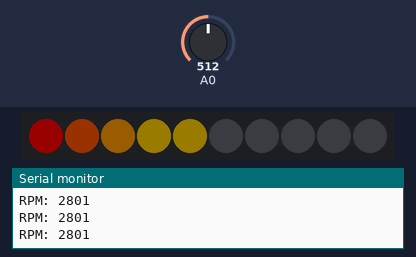
This sketch was run on a simulated Arduino Uno, built with avr-gcc and run on an emulated ATmega328P. On the bench: 10 RGB LEDs in strip order, left to right, the last lines printed to the serial monitor. The test bench sets the inputs (shaded band); at power-on: A0 = 512. Dim RGB values are drawn brighter than linear.

Above: at 1.2 s.
1.3 s: A0 set to 716
At 2.5 s:
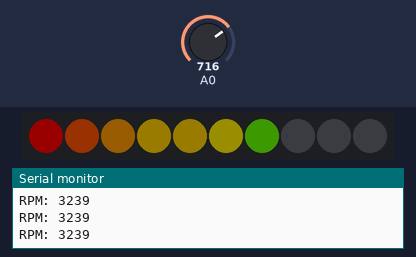
2.8 s: A0 set to 900
At 3.9 s:
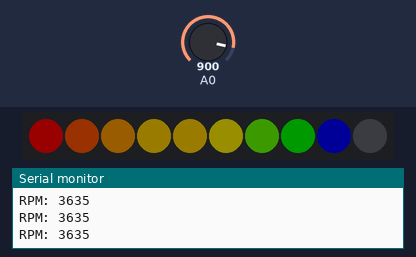
4.3 s: A0 set to 1023
At 5.0 s:
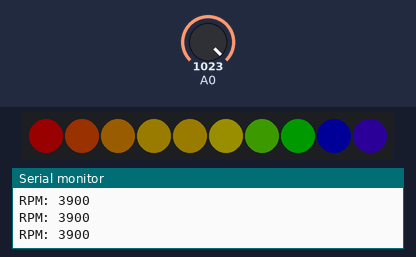
5.8 s: A0 set to 306
At 6.2 s:
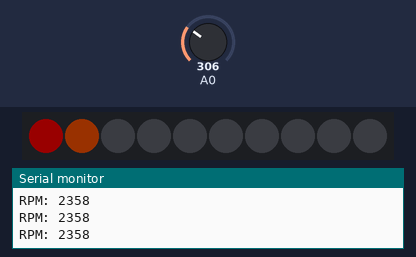
7.3 s: A0 set to 0
At 8.5 s:
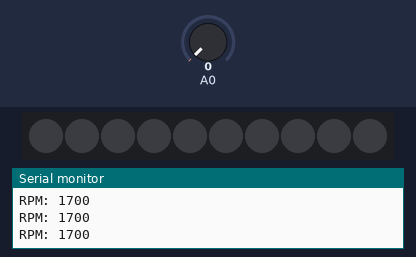
Timing chart, 0 to 9.8 s (numbered marks = the images above; inputs shaded):
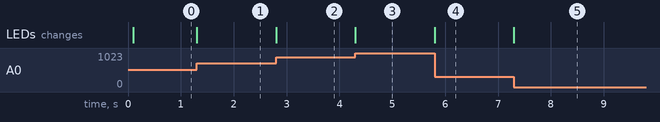

Measured:
- after the input at 1.3 s, the LEDs: change at once (image 1)
- after the input at 2.8 s, the LEDs: change at once (image 2)
- after the input at 4.3 s, the LEDs: change at once (image 3)
- after the input at 5.8 s, the LEDs: change at once (image 4)
- after the input at 7.3 s, the LEDs: change at once (image 5)

The sketch:

HUD_10LED_RPM.ino
```cpp
/**************************************************************************
  Author: Adrian Sochaniwsky
  Created on: 06/10/2020
  Modified by:
  Modified on:
  Desc: This code lights up 10 neopixels based on RPM, a rotary potentiometer
    provides an rpm output for testing purposes
**************************************************************************/

// NEOPIXEL BEST PRACTICES for most reliable operation:
// - Add 1000 uF CAPACITOR between NeoPixel strip's + and - connections.
// - MINIMIZE WIRING LENGTH between microcontroller board and first pixel.
// - NeoPixel strip's DATA-IN should pass through a 300-500 OHM RESISTOR.
// - AVOID connecting Neostrip on a LIVE CIRCUIT. If you must, ALWAYS
//   connect GROUND (-) first, then +, then data.

#include <Adafruit_NeoPixel.h>

#define LED_PIN    6
#define LED_COUNT  10
#define BRIGHTNESS 25
#define INTERVAL   100  // Period in milliseconds for each LED update

unsigned long currentMillis = 0;
unsigned long previousMillis = 0;
uint16_t rpm = 0;

//   NEO_KHZ800  800 KHz bitstream (most NeoPixel products w/WS2812 LEDs)
//   NEO_GRB     strip are wired for GRB bitstream (most NeoPixel products)
Adafruit_NeoPixel strip(LED_COUNT, LED_PIN, NEO_GRB + NEO_KHZ800);

void setup()
{
  strip.begin();           // INITIALIZE NeoPixel strip object (REQUIRED)
  strip.show();            // Turn OFF all strip ASAP
  strip.setBrightness(BRIGHTNESS); // Set BRIGHTNESS (max = 255)

  Serial.begin(9600);
  while(!Serial){delay(10);} // Wait until Serial is ready
}

// Declare function for setting pixel colours
void setColour(int8_t edge); // turns off LEDs from (start to LED_COUNT)

void loop()
{
  // Code executes IF the interval has elapsed
  currentMillis = millis();
  if ( (currentMillis - previousMillis) >= INTERVAL ){
    previousMillis = currentMillis;

    // Mocking rpm reading with potentiometer
    // Mapping potentiameter output (0 to 1023) --> (1700 to 3900)
    rpm = map(analogRead(A0), 0, 1023, 1700, 3900);
    Serial.print("RPM: "); Serial.println(rpm);

    if( rpm > 3800 )                       {setColour(9);}
    else if( (rpm > 3600) && (rpm < 3800) ){setColour(8);}
    else if( (rpm > 3400) && (rpm < 3600) ){setColour(7);}
    else if( (rpm > 3200) && (rpm < 3400) ){setColour(6);}
    else if( (rpm > 3000) && (rpm < 3200) ){setColour(5);}
    else if( (rpm > 2800) && (rpm < 3000) ){setColour(4);}
    else if( (rpm > 2600) && (rpm < 2800) ){setColour(3);}
    else if( (rpm > 2400) && (rpm < 2600) ){setColour(2);}
    else if( (rpm > 2100) && (rpm < 2400) ){setColour(1);}
    else if( (rpm > 1800) && (rpm < 2100) ){setColour(0);}
    else if( rpm < 1800 )                  {setColour(-1);}
    else                                   {setColour(-1);}  // error/default
    strip.show();   // Send the updated pixel colors to the hardware.
  }
}

void setColour(int8_t edge)
{
  // Set all setColour to off/0
  strip.clear();

  const uint8_t R[10] = {255, 255, 255, 255, 255, 255, 100,   0,   0,  75};
  const uint8_t G[10] = {  0,  80, 150, 200, 200, 235, 255, 255,   0,   0};
  const uint8_t B[10] = {  0,   0,   0,   0,   0,   0,   0,   0, 255, 255};

  //Set pixel colour up to strip[edge]
  for(uint8_t i=0; i<=edge; i++){
    strip.setPixelColor(i, strip.Color(R[i], G[i], B[i]));
  }
}
```
